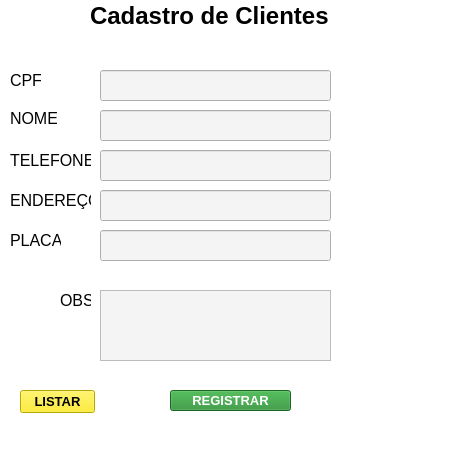
<?xml version="1.0" encoding="UTF-8"?>
<ui version="4.0">
 <class>MainWindow</class>
 <widget class="QMainWindow" name="MainWindow">
  <property name="geometry">
   <rect>
    <x>0</x>
    <y>0</y>
    <width>465</width>
    <height>459</height>
   </rect>
  </property>
  <property name="windowTitle">
   <string>MainWindow</string>
  </property>
  <property name="styleSheet">
   <string notr="true">background-color: rgb(255, 255, 255);</string>
  </property>
  <widget class="QWidget" name="centralwidget">
   <widget class="QLabel" name="label">
    <property name="geometry">
     <rect>
      <x>90</x>
      <y>-10</y>
      <width>251</width>
      <height>51</height>
     </rect>
    </property>
    <property name="font">
     <font>
      <pointsize>18</pointsize>
      <weight>75</weight>
      <bold>true</bold>
     </font>
    </property>
    <property name="text">
     <string>Cadastro de Clientes</string>
    </property>
   </widget>
   <widget class="QLabel" name="label_2">
    <property name="geometry">
     <rect>
      <x>10</x>
      <y>70</y>
      <width>31</width>
      <height>20</height>
     </rect>
    </property>
    <property name="font">
     <font>
      <pointsize>12</pointsize>
     </font>
    </property>
    <property name="text">
     <string>CPF</string>
    </property>
   </widget>
   <widget class="QLabel" name="label_3">
    <property name="geometry">
     <rect>
      <x>10</x>
      <y>110</y>
      <width>47</width>
      <height>16</height>
     </rect>
    </property>
    <property name="font">
     <font>
      <pointsize>12</pointsize>
     </font>
    </property>
    <property name="text">
     <string>NOME</string>
    </property>
   </widget>
   <widget class="QLabel" name="label_4">
    <property name="geometry">
     <rect>
      <x>10</x>
      <y>150</y>
      <width>81</width>
      <height>20</height>
     </rect>
    </property>
    <property name="font">
     <font>
      <pointsize>12</pointsize>
     </font>
    </property>
    <property name="text">
     <string>TELEFONE</string>
    </property>
   </widget>
   <widget class="QLabel" name="label_5">
    <property name="geometry">
     <rect>
      <x>10</x>
      <y>230</y>
      <width>51</width>
      <height>20</height>
     </rect>
    </property>
    <property name="font">
     <font>
      <pointsize>12</pointsize>
     </font>
    </property>
    <property name="text">
     <string>PLACA</string>
    </property>
   </widget>
   <widget class="QLineEdit" name="lineEdit">
    <property name="geometry">
     <rect>
      <x>100</x>
      <y>70</y>
      <width>231</width>
      <height>31</height>
     </rect>
    </property>
    <property name="styleSheet">
     <string notr="true">border-color: rgb(0, 0, 0);
background-color: rgb(244, 244, 244);</string>
    </property>
   </widget>
   <widget class="QLineEdit" name="lineEdit_2">
    <property name="geometry">
     <rect>
      <x>100</x>
      <y>110</y>
      <width>231</width>
      <height>31</height>
     </rect>
    </property>
    <property name="styleSheet">
     <string notr="true">border-color: rgb(0, 0, 0);
background-color: rgb(244, 244, 244);</string>
    </property>
   </widget>
   <widget class="QLineEdit" name="lineEdit_3">
    <property name="geometry">
     <rect>
      <x>100</x>
      <y>150</y>
      <width>231</width>
      <height>31</height>
     </rect>
    </property>
    <property name="styleSheet">
     <string notr="true">border-color: rgb(0, 0, 0);
background-color: rgb(244, 244, 244);</string>
    </property>
   </widget>
   <widget class="QLabel" name="label_6">
    <property name="geometry">
     <rect>
      <x>10</x>
      <y>190</y>
      <width>81</width>
      <height>21</height>
     </rect>
    </property>
    <property name="font">
     <font>
      <pointsize>12</pointsize>
     </font>
    </property>
    <property name="text">
     <string>ENDEREÇO</string>
    </property>
   </widget>
   <widget class="QLineEdit" name="lineEdit_5">
    <property name="geometry">
     <rect>
      <x>100</x>
      <y>230</y>
      <width>231</width>
      <height>31</height>
     </rect>
    </property>
    <property name="styleSheet">
     <string notr="true">border-color: rgb(0, 0, 0);
background-color: rgb(244, 244, 244);</string>
    </property>
   </widget>
   <widget class="QLineEdit" name="lineEdit_4">
    <property name="geometry">
     <rect>
      <x>100</x>
      <y>190</y>
      <width>231</width>
      <height>31</height>
     </rect>
    </property>
    <property name="styleSheet">
     <string notr="true">border-color: rgb(0, 0, 0);
background-color: rgb(244, 244, 244);</string>
    </property>
   </widget>
   <widget class="QTextEdit" name="textEdit">
    <property name="geometry">
     <rect>
      <x>100</x>
      <y>290</y>
      <width>231</width>
      <height>71</height>
     </rect>
    </property>
    <property name="styleSheet">
     <string notr="true">border-color: rgb(0, 0, 0);
background-color: rgb(244, 244, 244);</string>
    </property>
   </widget>
   <widget class="QLabel" name="label_7">
    <property name="geometry">
     <rect>
      <x>60</x>
      <y>290</y>
      <width>31</width>
      <height>20</height>
     </rect>
    </property>
    <property name="font">
     <font>
      <pointsize>12</pointsize>
     </font>
    </property>
    <property name="text">
     <string>OBS</string>
    </property>
   </widget>
   <widget class="QPushButton" name="pushButton">
    <property name="geometry">
     <rect>
      <x>170</x>
      <y>390</y>
      <width>121</width>
      <height>21</height>
     </rect>
    </property>
    <property name="font">
     <font>
      <pointsize>10</pointsize>
      <weight>75</weight>
      <bold>true</bold>
     </font>
    </property>
    <property name="styleSheet">
     <string notr="true">background-color: rgb(37, 141, 46);
border-color: rgb(0, 0, 0);
color: rgb(255, 255, 255);</string>
    </property>
    <property name="text">
     <string>REGISTRAR</string>
    </property>
   </widget>
   <widget class="QPushButton" name="pushButton_2">
    <property name="geometry">
     <rect>
      <x>20</x>
      <y>390</y>
      <width>75</width>
      <height>23</height>
     </rect>
    </property>
    <property name="font">
     <font>
      <pointsize>10</pointsize>
      <weight>75</weight>
      <bold>true</bold>
     </font>
    </property>
    <property name="styleSheet">
     <string notr="true">background-color: rgb(255, 234, 2);
color: rgb(0, 0, 0);
border-color: rgb(255, 255, 255);</string>
    </property>
    <property name="text">
     <string>LISTAR</string>
    </property>
   </widget>
  </widget>
  <widget class="QMenuBar" name="menubar">
   <property name="geometry">
    <rect>
     <x>0</x>
     <y>0</y>
     <width>465</width>
     <height>21</height>
    </rect>
   </property>
  </widget>
  <widget class="QStatusBar" name="statusbar"/>
 </widget>
 <resources/>
 <connections/>
</ui>
